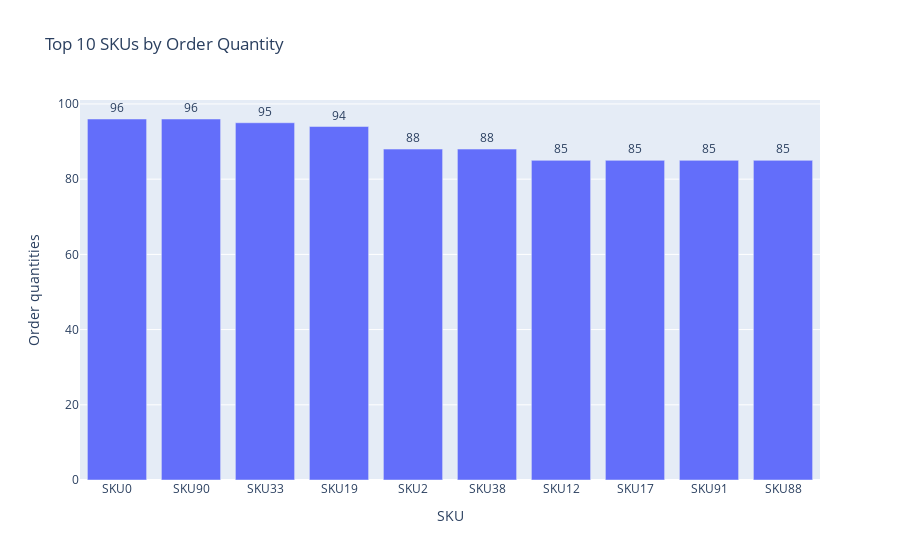

The notebook cell this image was saved under:
### Markdown cell above
## Analyze the order Quantity of each SKU

### Code cell
import plotly.express as px

top_sku = (
    data.groupby('SKU')['Order quantities']
    .sum()
    .reset_index()
    .sort_values(by='Order quantities', ascending=False)
    .head(10)
)

order_quantity_chart = px.bar(
    top_sku,
    x='SKU',
    y='Order quantities',
    title='Top 10 SKUs by Order Quantity',
    text='Order quantities'
)
order_quantity_chart.update_traces(textposition='outside')
order_quantity_chart.show()

### Figure 1 — Plotly figure (JSON) as saved in the notebook; plotly's stock layout.template omitted (floating-point values rounded to 4 significant figures)
{"data": [{"alignmentgroup": "True", "hovertemplate": "SKU=%{x}<br>Order quantities=%{text}<extra></extra>", "legendgroup": "", "marker": {"color": "#636efa", "pattern": {"shape": ""}}, "name": "", "offsetgroup": "", "orientation": "v", "showlegend": false, "text": [96, 96, 95, 94, 88, 88, 85, 85, 85, 85], "textposition": "outside", "type": "bar", "x": ["SKU0", "SKU90", "SKU33", "SKU19", "SKU2", "SKU38", "SKU12", "SKU17", "SKU91", "SKU88"], "xaxis": "x", "y": [96, 96, 95, 94, 88, 88, 85, 85, 85, 85], "yaxis": "y"}], "layout": {"barmode": "relative", "legend": {"tracegroupgap": 0}, "title": {"text": "Top 10 SKUs by Order Quantity"}, "xaxis": {"anchor": "y", "domain": [0, 1], "title": {"text": "SKU"}}, "yaxis": {"anchor": "x", "domain": [0, 1], "title": {"text": "Order quantities"}}}}
